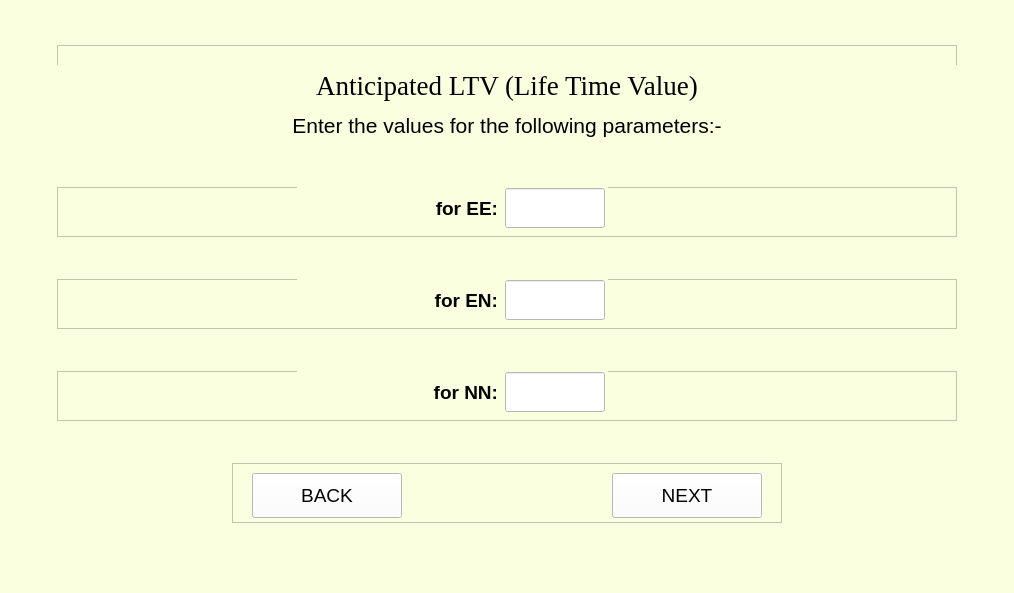
<?xml version="1.0" encoding="UTF-8"?>
<ui version="4.0">
 <class>MainWindow</class>
 <widget class="QMainWindow" name="MainWindow">
  <property name="geometry">
   <rect>
    <x>0</x>
    <y>0</y>
    <width>1014</width>
    <height>593</height>
   </rect>
  </property>
  <property name="sizePolicy">
   <sizepolicy hsizetype="Expanding" vsizetype="Expanding">
    <horstretch>0</horstretch>
    <verstretch>0</verstretch>
   </sizepolicy>
  </property>
  <property name="mouseTracking">
   <bool>false</bool>
  </property>
  <property name="windowTitle">
   <string>MainWindow</string>
  </property>
  <property name="styleSheet">
   <string notr="true">background-color: rgb(250, 255, 224);</string>
  </property>
  <widget class="QWidget" name="centralwidget">
   <layout class="QVBoxLayout" name="verticalLayout">
    <item alignment="Qt::AlignHCenter">
     <widget class="QFrame" name="frame_12">
      <property name="minimumSize">
       <size>
        <width>900</width>
        <height>100</height>
       </size>
      </property>
      <property name="maximumSize">
       <size>
        <width>900</width>
        <height>100</height>
       </size>
      </property>
      <property name="frameShape">
       <enum>QFrame::StyledPanel</enum>
      </property>
      <property name="frameShadow">
       <enum>QFrame::Raised</enum>
      </property>
      <widget class="QLabel" name="heading">
       <property name="geometry">
        <rect>
         <x>0</x>
         <y>20</y>
         <width>900</width>
         <height>40</height>
        </rect>
       </property>
       <property name="sizePolicy">
        <sizepolicy hsizetype="Preferred" vsizetype="Preferred">
         <horstretch>0</horstretch>
         <verstretch>0</verstretch>
        </sizepolicy>
       </property>
       <property name="minimumSize">
        <size>
         <width>900</width>
         <height>40</height>
        </size>
       </property>
       <property name="maximumSize">
        <size>
         <width>16777215</width>
         <height>16777215</height>
        </size>
       </property>
       <property name="font">
        <font>
         <family>Times New Roman</family>
         <pointsize>20</pointsize>
         <weight>50</weight>
         <italic>false</italic>
         <bold>false</bold>
        </font>
       </property>
       <property name="styleSheet">
        <string notr="true"/>
       </property>
       <property name="text">
        <string>Anticipated LTV (Life Time Value)</string>
       </property>
       <property name="alignment">
        <set>Qt::AlignCenter</set>
       </property>
       <property name="wordWrap">
        <bool>false</bool>
       </property>
      </widget>
      <widget class="QLabel" name="label0">
       <property name="geometry">
        <rect>
         <x>0</x>
         <y>60</y>
         <width>900</width>
         <height>40</height>
        </rect>
       </property>
       <property name="sizePolicy">
        <sizepolicy hsizetype="Preferred" vsizetype="Preferred">
         <horstretch>0</horstretch>
         <verstretch>0</verstretch>
        </sizepolicy>
       </property>
       <property name="minimumSize">
        <size>
         <width>900</width>
         <height>40</height>
        </size>
       </property>
       <property name="maximumSize">
        <size>
         <width>16777215</width>
         <height>16777215</height>
        </size>
       </property>
       <property name="font">
        <font>
         <family>Arial</family>
         <pointsize>16</pointsize>
         <weight>50</weight>
         <italic>false</italic>
         <bold>false</bold>
        </font>
       </property>
       <property name="styleSheet">
        <string notr="true"/>
       </property>
       <property name="text">
        <string>Enter the values for the following parameters:-</string>
       </property>
       <property name="alignment">
        <set>Qt::AlignCenter</set>
       </property>
       <property name="wordWrap">
        <bool>false</bool>
       </property>
      </widget>
     </widget>
    </item>
    <item alignment="Qt::AlignHCenter">
     <widget class="QFrame" name="frame_5">
      <property name="minimumSize">
       <size>
        <width>900</width>
        <height>50</height>
       </size>
      </property>
      <property name="maximumSize">
       <size>
        <width>900</width>
        <height>50</height>
       </size>
      </property>
      <property name="frameShape">
       <enum>QFrame::StyledPanel</enum>
      </property>
      <property name="frameShadow">
       <enum>QFrame::Raised</enum>
      </property>
      <widget class="QWidget" name="layoutWidget_2">
       <property name="geometry">
        <rect>
         <x>240</x>
         <y>0</y>
         <width>311</width>
         <height>42</height>
        </rect>
       </property>
       <layout class="QGridLayout" name="gridLayout_5">
        <item row="0" column="0">
         <widget class="QLabel" name="label1">
          <property name="sizePolicy">
           <sizepolicy hsizetype="Preferred" vsizetype="Preferred">
            <horstretch>0</horstretch>
            <verstretch>0</verstretch>
           </sizepolicy>
          </property>
          <property name="minimumSize">
           <size>
            <width>200</width>
            <height>40</height>
           </size>
          </property>
          <property name="maximumSize">
           <size>
            <width>200</width>
            <height>40</height>
           </size>
          </property>
          <property name="font">
           <font>
            <family>Arial</family>
            <pointsize>14</pointsize>
            <weight>75</weight>
            <italic>false</italic>
            <bold>true</bold>
           </font>
          </property>
          <property name="styleSheet">
           <string notr="true"/>
          </property>
          <property name="text">
           <string>for EE:</string>
          </property>
          <property name="alignment">
           <set>Qt::AlignRight|Qt::AlignTrailing|Qt::AlignVCenter</set>
          </property>
          <property name="wordWrap">
           <bool>false</bool>
          </property>
         </widget>
        </item>
        <item row="0" column="1">
         <widget class="QLineEdit" name="ltv_ee">
          <property name="sizePolicy">
           <sizepolicy hsizetype="Preferred" vsizetype="Preferred">
            <horstretch>0</horstretch>
            <verstretch>0</verstretch>
           </sizepolicy>
          </property>
          <property name="minimumSize">
           <size>
            <width>100</width>
            <height>40</height>
           </size>
          </property>
          <property name="maximumSize">
           <size>
            <width>100</width>
            <height>40</height>
           </size>
          </property>
          <property name="font">
           <font>
            <family>Arial</family>
            <pointsize>12</pointsize>
            <weight>50</weight>
            <italic>false</italic>
            <bold>false</bold>
           </font>
          </property>
          <property name="styleSheet">
           <string notr="true">background-color: rgb(255, 255, 255);</string>
          </property>
          <property name="text">
           <string/>
          </property>
          <property name="alignment">
           <set>Qt::AlignLeading|Qt::AlignLeft|Qt::AlignVCenter</set>
          </property>
         </widget>
        </item>
       </layout>
      </widget>
     </widget>
    </item>
    <item alignment="Qt::AlignHCenter">
     <widget class="QFrame" name="frame_6">
      <property name="minimumSize">
       <size>
        <width>900</width>
        <height>50</height>
       </size>
      </property>
      <property name="maximumSize">
       <size>
        <width>900</width>
        <height>50</height>
       </size>
      </property>
      <property name="frameShape">
       <enum>QFrame::StyledPanel</enum>
      </property>
      <property name="frameShadow">
       <enum>QFrame::Raised</enum>
      </property>
      <widget class="QWidget" name="layoutWidget">
       <property name="geometry">
        <rect>
         <x>240</x>
         <y>0</y>
         <width>311</width>
         <height>42</height>
        </rect>
       </property>
       <layout class="QGridLayout" name="gridLayout_2">
        <item row="0" column="0">
         <widget class="QLabel" name="label2">
          <property name="sizePolicy">
           <sizepolicy hsizetype="Preferred" vsizetype="Preferred">
            <horstretch>0</horstretch>
            <verstretch>0</verstretch>
           </sizepolicy>
          </property>
          <property name="minimumSize">
           <size>
            <width>200</width>
            <height>40</height>
           </size>
          </property>
          <property name="maximumSize">
           <size>
            <width>200</width>
            <height>40</height>
           </size>
          </property>
          <property name="font">
           <font>
            <family>Arial</family>
            <pointsize>14</pointsize>
            <weight>75</weight>
            <italic>false</italic>
            <bold>true</bold>
           </font>
          </property>
          <property name="styleSheet">
           <string notr="true"/>
          </property>
          <property name="text">
           <string>for EN:</string>
          </property>
          <property name="alignment">
           <set>Qt::AlignRight|Qt::AlignTrailing|Qt::AlignVCenter</set>
          </property>
          <property name="wordWrap">
           <bool>false</bool>
          </property>
         </widget>
        </item>
        <item row="0" column="1">
         <widget class="QLineEdit" name="ltv_en">
          <property name="sizePolicy">
           <sizepolicy hsizetype="Preferred" vsizetype="Preferred">
            <horstretch>0</horstretch>
            <verstretch>0</verstretch>
           </sizepolicy>
          </property>
          <property name="minimumSize">
           <size>
            <width>100</width>
            <height>40</height>
           </size>
          </property>
          <property name="maximumSize">
           <size>
            <width>100</width>
            <height>40</height>
           </size>
          </property>
          <property name="font">
           <font>
            <family>Arial</family>
            <pointsize>12</pointsize>
            <weight>50</weight>
            <italic>false</italic>
            <bold>false</bold>
           </font>
          </property>
          <property name="styleSheet">
           <string notr="true">background-color: rgb(255, 255, 255);</string>
          </property>
          <property name="text">
           <string/>
          </property>
          <property name="alignment">
           <set>Qt::AlignLeading|Qt::AlignLeft|Qt::AlignVCenter</set>
          </property>
         </widget>
        </item>
       </layout>
      </widget>
     </widget>
    </item>
    <item alignment="Qt::AlignHCenter">
     <widget class="QFrame" name="frame">
      <property name="minimumSize">
       <size>
        <width>900</width>
        <height>50</height>
       </size>
      </property>
      <property name="maximumSize">
       <size>
        <width>900</width>
        <height>50</height>
       </size>
      </property>
      <property name="frameShape">
       <enum>QFrame::StyledPanel</enum>
      </property>
      <property name="frameShadow">
       <enum>QFrame::Raised</enum>
      </property>
      <widget class="QWidget" name="layoutWidget_3">
       <property name="geometry">
        <rect>
         <x>240</x>
         <y>0</y>
         <width>311</width>
         <height>42</height>
        </rect>
       </property>
       <layout class="QGridLayout" name="gridLayout_3">
        <item row="0" column="0">
         <widget class="QLabel" name="label3">
          <property name="sizePolicy">
           <sizepolicy hsizetype="Preferred" vsizetype="Preferred">
            <horstretch>0</horstretch>
            <verstretch>0</verstretch>
           </sizepolicy>
          </property>
          <property name="minimumSize">
           <size>
            <width>200</width>
            <height>40</height>
           </size>
          </property>
          <property name="maximumSize">
           <size>
            <width>200</width>
            <height>40</height>
           </size>
          </property>
          <property name="font">
           <font>
            <family>Arial</family>
            <pointsize>14</pointsize>
            <weight>75</weight>
            <italic>false</italic>
            <bold>true</bold>
           </font>
          </property>
          <property name="styleSheet">
           <string notr="true"/>
          </property>
          <property name="text">
           <string>for NN:</string>
          </property>
          <property name="alignment">
           <set>Qt::AlignRight|Qt::AlignTrailing|Qt::AlignVCenter</set>
          </property>
          <property name="wordWrap">
           <bool>false</bool>
          </property>
         </widget>
        </item>
        <item row="0" column="1">
         <widget class="QLineEdit" name="ltv_nn">
          <property name="sizePolicy">
           <sizepolicy hsizetype="Preferred" vsizetype="Preferred">
            <horstretch>0</horstretch>
            <verstretch>0</verstretch>
           </sizepolicy>
          </property>
          <property name="minimumSize">
           <size>
            <width>100</width>
            <height>40</height>
           </size>
          </property>
          <property name="maximumSize">
           <size>
            <width>100</width>
            <height>40</height>
           </size>
          </property>
          <property name="font">
           <font>
            <family>Arial</family>
            <pointsize>12</pointsize>
            <weight>50</weight>
            <italic>false</italic>
            <bold>false</bold>
           </font>
          </property>
          <property name="styleSheet">
           <string notr="true">background-color: rgb(255, 255, 255);</string>
          </property>
          <property name="text">
           <string/>
          </property>
          <property name="alignment">
           <set>Qt::AlignLeading|Qt::AlignLeft|Qt::AlignVCenter</set>
          </property>
         </widget>
        </item>
       </layout>
      </widget>
     </widget>
    </item>
    <item alignment="Qt::AlignHCenter">
     <widget class="QFrame" name="frame_9">
      <property name="minimumSize">
       <size>
        <width>550</width>
        <height>60</height>
       </size>
      </property>
      <property name="maximumSize">
       <size>
        <width>550</width>
        <height>60</height>
       </size>
      </property>
      <property name="frameShape">
       <enum>QFrame::StyledPanel</enum>
      </property>
      <property name="frameShadow">
       <enum>QFrame::Raised</enum>
      </property>
      <widget class="QPushButton" name="backButton">
       <property name="geometry">
        <rect>
         <x>20</x>
         <y>10</y>
         <width>150</width>
         <height>45</height>
        </rect>
       </property>
       <property name="sizePolicy">
        <sizepolicy hsizetype="Preferred" vsizetype="Preferred">
         <horstretch>0</horstretch>
         <verstretch>0</verstretch>
        </sizepolicy>
       </property>
       <property name="minimumSize">
        <size>
         <width>150</width>
         <height>45</height>
        </size>
       </property>
       <property name="maximumSize">
        <size>
         <width>150</width>
         <height>45</height>
        </size>
       </property>
       <property name="font">
        <font>
         <family>Arial</family>
         <pointsize>14</pointsize>
        </font>
       </property>
       <property name="styleSheet">
        <string notr="true">background-color:rgb(255, 255, 255)</string>
       </property>
       <property name="text">
        <string>BACK</string>
       </property>
      </widget>
      <widget class="QPushButton" name="nextButton">
       <property name="enabled">
        <bool>true</bool>
       </property>
       <property name="geometry">
        <rect>
         <x>380</x>
         <y>10</y>
         <width>150</width>
         <height>45</height>
        </rect>
       </property>
       <property name="sizePolicy">
        <sizepolicy hsizetype="Preferred" vsizetype="Preferred">
         <horstretch>0</horstretch>
         <verstretch>0</verstretch>
        </sizepolicy>
       </property>
       <property name="minimumSize">
        <size>
         <width>150</width>
         <height>45</height>
        </size>
       </property>
       <property name="maximumSize">
        <size>
         <width>150</width>
         <height>45</height>
        </size>
       </property>
       <property name="palette">
        <palette>
         <active>
          <colorrole role="Button">
           <brush brushstyle="SolidPattern">
            <color alpha="255">
             <red>255</red>
             <green>255</green>
             <blue>255</blue>
            </color>
           </brush>
          </colorrole>
          <colorrole role="Base">
           <brush brushstyle="SolidPattern">
            <color alpha="255">
             <red>255</red>
             <green>255</green>
             <blue>255</blue>
            </color>
           </brush>
          </colorrole>
          <colorrole role="Window">
           <brush brushstyle="SolidPattern">
            <color alpha="255">
             <red>255</red>
             <green>255</green>
             <blue>255</blue>
            </color>
           </brush>
          </colorrole>
          <colorrole role="Link">
           <brush brushstyle="SolidPattern">
            <color alpha="255">
             <red>6</red>
             <green>22</green>
             <blue>255</blue>
            </color>
           </brush>
          </colorrole>
         </active>
         <inactive>
          <colorrole role="Button">
           <brush brushstyle="SolidPattern">
            <color alpha="255">
             <red>255</red>
             <green>255</green>
             <blue>255</blue>
            </color>
           </brush>
          </colorrole>
          <colorrole role="Base">
           <brush brushstyle="SolidPattern">
            <color alpha="255">
             <red>255</red>
             <green>255</green>
             <blue>255</blue>
            </color>
           </brush>
          </colorrole>
          <colorrole role="Window">
           <brush brushstyle="SolidPattern">
            <color alpha="255">
             <red>255</red>
             <green>255</green>
             <blue>255</blue>
            </color>
           </brush>
          </colorrole>
          <colorrole role="Link">
           <brush brushstyle="SolidPattern">
            <color alpha="255">
             <red>6</red>
             <green>22</green>
             <blue>255</blue>
            </color>
           </brush>
          </colorrole>
         </inactive>
         <disabled>
          <colorrole role="Button">
           <brush brushstyle="SolidPattern">
            <color alpha="255">
             <red>255</red>
             <green>255</green>
             <blue>255</blue>
            </color>
           </brush>
          </colorrole>
          <colorrole role="Base">
           <brush brushstyle="SolidPattern">
            <color alpha="255">
             <red>255</red>
             <green>255</green>
             <blue>255</blue>
            </color>
           </brush>
          </colorrole>
          <colorrole role="Window">
           <brush brushstyle="SolidPattern">
            <color alpha="255">
             <red>255</red>
             <green>255</green>
             <blue>255</blue>
            </color>
           </brush>
          </colorrole>
          <colorrole role="Link">
           <brush brushstyle="SolidPattern">
            <color alpha="255">
             <red>6</red>
             <green>22</green>
             <blue>255</blue>
            </color>
           </brush>
          </colorrole>
         </disabled>
        </palette>
       </property>
       <property name="font">
        <font>
         <family>Arial</family>
         <pointsize>14</pointsize>
        </font>
       </property>
       <property name="mouseTracking">
        <bool>false</bool>
       </property>
       <property name="acceptDrops">
        <bool>true</bool>
       </property>
       <property name="autoFillBackground">
        <bool>false</bool>
       </property>
       <property name="styleSheet">
        <string notr="true">background-color:rgb(255, 255, 255)</string>
       </property>
       <property name="text">
        <string>NEXT</string>
       </property>
       <property name="checkable">
        <bool>false</bool>
       </property>
       <property name="autoExclusive">
        <bool>false</bool>
       </property>
       <property name="autoDefault">
        <bool>true</bool>
       </property>
       <property name="default">
        <bool>false</bool>
       </property>
       <property name="flat">
        <bool>false</bool>
       </property>
      </widget>
     </widget>
    </item>
   </layout>
  </widget>
  <widget class="QMenuBar" name="menubar">
   <property name="geometry">
    <rect>
     <x>0</x>
     <y>0</y>
     <width>1014</width>
     <height>21</height>
    </rect>
   </property>
  </widget>
  <widget class="QStatusBar" name="statusbar"/>
 </widget>
 <resources/>
 <connections/>
</ui>
